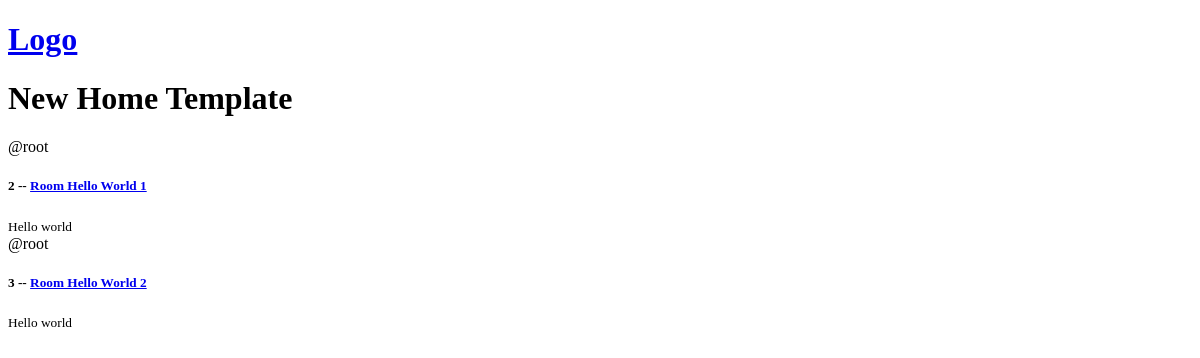
Before: / with the older database file.
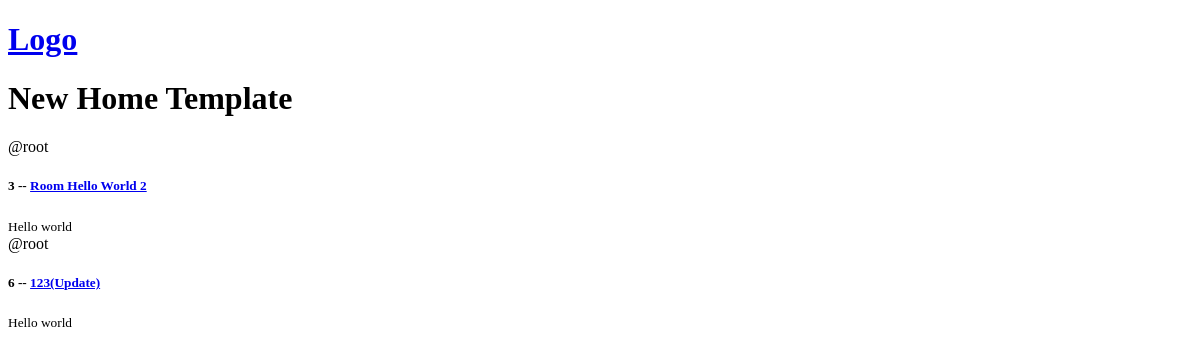
After: the same page with the newer database file.
### base/models.py (models this page shows, shortened)
class Room(models.Model):
    host = models.ForeignKey(User, on_delete=models.SET_NULL, null=True)
    topic = models.ForeignKey(Topic, on_delete=models.SET_NULL, null=True)
    name = models.CharField(max_length=200)
    description = models.TextField(null=True, blank=True)
    updated = models.DateTimeField(auto_now=True)
    created = models.DateTimeField(auto_now_add=True)

class Topic(models.Model):
    name = models.TextField(max_length=200)

### base/views.py (the view)
# urls.py: path('', views.home, name='home'),
def home(request):
    rooms = Room.objects.all()
    context = {'rooms': rooms}
    return render(request, 'base/home.html', context)

### base/templates/base/home.html
{% extends 'main.html' %} {% block content %}
<h1>New Home Template</h1>
<div>
  <div>
    {% for room in rooms %}
    <div>
      <span>@{{room.host.username}}</span>
      <h5>
        {{room.id}} -- <a href='{% url "room" room.id %}'>{{room.name}}</a>
      </h5>
      <small>{{room.topic.name}}</small>
    </div>
    {% endfor %}
  </div>
</div>
{% endblock content %}

### templates/main.html (shortened to what this page needs)
<!DOCTYPE html>
<html lang="en">
<head>
</head>
<body>
    {% include 'navbar.html' %}
    {% block content %}
    {% endblock %}
</body>
</html>

### templates/navbar.html
<a href="/">
    <h1>
        Logo
    </h1>
</a>

Changed rows visible on the page:
removed Room: host.username "root", id "2", name "Room Hello World 1", topic.name "Hello world"
added Room: host.username "root", id "6", name "123(Update)", topic.name "Hello world"
